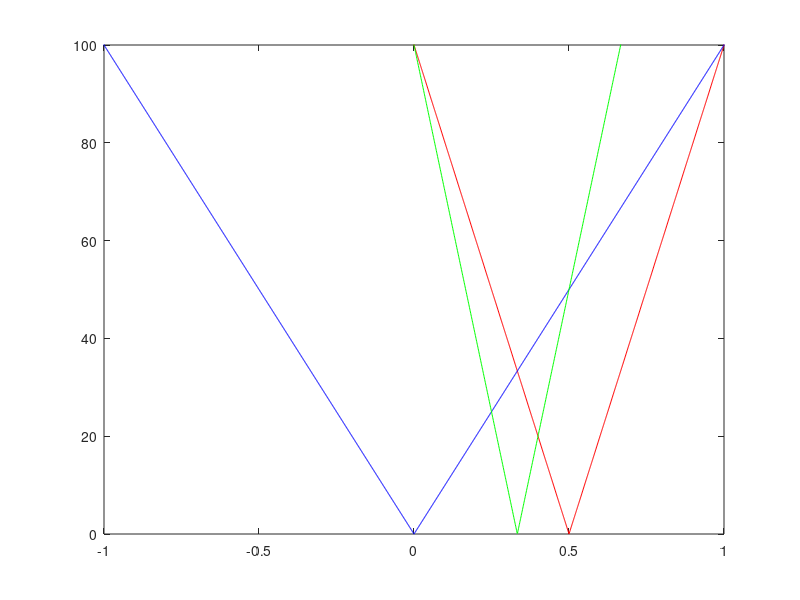

Source code (MATLAB):
clear all
close all

x=-2:.001:2;
Bdash1=100;
B1=Bdash1*x;

B1mag=sqrt(B1.^2)

x2=x-.5;
Bdash2=200
B2=Bdash2*x2;
B2mag=sqrt(B2.^2);

B=B1+B2;
Bmag=sqrt(B.^2);
plot(x,B2mag,'r',x,B1mag,'b',x,Bmag,'g')
axis([-1 1 0 100]);